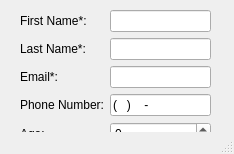
<?xml version="1.0" encoding="UTF-8"?>
<ui version="4.0">
 <class>MainWindow</class>
 <widget class="QMainWindow" name="MainWindow">
  <property name="geometry">
   <rect>
    <x>0</x>
    <y>0</y>
    <width>234</width>
    <height>154</height>
   </rect>
  </property>
  <property name="windowTitle">
   <string>Information</string>
  </property>
  <widget class="QWidget" name="centralwidget">
   <widget class="QWidget" name="formLayoutWidget">
    <property name="geometry">
     <rect>
      <x>20</x>
      <y>10</y>
      <width>191</width>
      <height>190</height>
     </rect>
    </property>
    <layout class="QFormLayout" name="formLayout">
     <item row="0" column="0">
      <widget class="QLabel" name="label_FirstName">
       <property name="text">
        <string>First Name*:</string>
       </property>
      </widget>
     </item>
     <item row="0" column="1">
      <widget class="QLineEdit" name="lineEdit_FirstName"/>
     </item>
     <item row="1" column="0">
      <widget class="QLabel" name="label_LastName">
       <property name="text">
        <string>Last Name*:</string>
       </property>
      </widget>
     </item>
     <item row="1" column="1">
      <widget class="QLineEdit" name="lineEdit_LastName"/>
     </item>
     <item row="2" column="0">
      <widget class="QLabel" name="label_Email">
       <property name="text">
        <string>Email*:</string>
       </property>
      </widget>
     </item>
     <item row="2" column="1">
      <widget class="QLineEdit" name="lineEdit_Email"/>
     </item>
     <item row="3" column="0">
      <widget class="QLabel" name="label_PhoneNumber">
       <property name="text">
        <string>Phone Number:</string>
       </property>
      </widget>
     </item>
     <item row="3" column="1">
      <widget class="QLineEdit" name="lineEdit_PhoneNumber">
       <property name="inputMask">
        <string>(999) 999-9999</string>
       </property>
       <property name="maxLength">
        <number>14</number>
       </property>
      </widget>
     </item>
     <item row="4" column="0">
      <widget class="QLabel" name="label_Age">
       <property name="text">
        <string>Age:</string>
       </property>
      </widget>
     </item>
     <item row="6" column="0">
      <widget class="QPushButton" name="pushButton_Submit">
       <property name="text">
        <string>Submit</string>
       </property>
      </widget>
     </item>
     <item row="6" column="1">
      <widget class="QPushButton" name="pushButton_SaveAllData">
       <property name="text">
        <string>Save All Data</string>
       </property>
      </widget>
     </item>
     <item row="5" column="0" colspan="2">
      <widget class="QLabel" name="label_Status">
       <property name="text">
        <string/>
       </property>
      </widget>
     </item>
     <item row="4" column="1">
      <widget class="QSpinBox" name="spinBox_Age">
       <property name="minimum">
        <number>0</number>
       </property>
      </widget>
     </item>
    </layout>
   </widget>
  </widget>
  <widget class="QMenuBar" name="menubar">
   <property name="geometry">
    <rect>
     <x>0</x>
     <y>0</y>
     <width>234</width>
     <height>21</height>
    </rect>
   </property>
  </widget>
  <widget class="QStatusBar" name="statusbar"/>
 </widget>
 <resources/>
 <connections/>
</ui>
